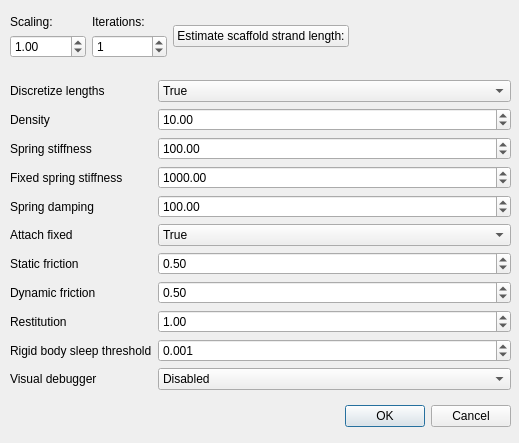
<?xml version="1.0" encoding="UTF-8"?>
<ui version="4.0">
 <class>Dialog</class>
 <widget class="QDialog" name="Dialog">
  <property name="geometry">
   <rect>
    <x>0</x>
    <y>0</y>
    <width>519</width>
    <height>443</height>
   </rect>
  </property>
  <property name="windowTitle">
   <string>Dialog</string>
  </property>
  <widget class="QDialogButtonBox" name="buttonBox">
   <property name="geometry">
    <rect>
     <x>30</x>
     <y>400</y>
     <width>481</width>
     <height>32</height>
    </rect>
   </property>
   <property name="orientation">
    <enum>Qt::Horizontal</enum>
   </property>
   <property name="standardButtons">
    <set>QDialogButtonBox::Cancel|QDialogButtonBox::Ok</set>
   </property>
  </widget>
  <widget class="QWidget" name="gridLayoutWidget">
   <property name="geometry">
    <rect>
     <x>10</x>
     <y>0</y>
     <width>501</width>
     <height>74</height>
    </rect>
   </property>
   <layout class="QGridLayout" name="gridLayout">
    <item row="1" column="1">
     <widget class="QPushButton" name="pushButton">
      <property name="text">
       <string>Estimate scaffold strand length:</string>
      </property>
     </widget>
    </item>
    <item row="1" column="0">
     <layout class="QHBoxLayout" name="horizontalLayout">
      <item>
       <layout class="QVBoxLayout" name="verticalLayout_2">
        <item>
         <widget class="QLabel" name="label">
          <property name="text">
           <string>Scaling:</string>
          </property>
         </widget>
        </item>
        <item>
         <widget class="QDoubleSpinBox" name="doubleSpinBox">
          <property name="value">
           <double>1.000000000000000</double>
          </property>
         </widget>
        </item>
       </layout>
      </item>
      <item>
       <layout class="QVBoxLayout" name="verticalLayout">
        <item>
         <widget class="QLabel" name="label_13">
          <property name="text">
           <string>Iterations:</string>
          </property>
         </widget>
        </item>
        <item>
         <widget class="QSpinBox" name="spinBox">
          <property name="value">
           <number>1</number>
          </property>
         </widget>
        </item>
       </layout>
      </item>
     </layout>
    </item>
    <item row="1" column="2">
     <widget class="QLabel" name="label_14">
      <property name="text">
       <string/>
      </property>
     </widget>
    </item>
   </layout>
  </widget>
  <widget class="QWidget" name="formLayoutWidget">
   <property name="geometry">
    <rect>
     <x>10</x>
     <y>80</y>
     <width>501</width>
     <height>311</height>
    </rect>
   </property>
   <layout class="QFormLayout" name="formLayout">
    <item row="0" column="0">
     <widget class="QLabel" name="label_4">
      <property name="text">
       <string>Discretize lengths</string>
      </property>
     </widget>
    </item>
    <item row="0" column="1">
     <widget class="QComboBox" name="comboBox">
      <item>
       <property name="text">
        <string>True</string>
       </property>
      </item>
      <item>
       <property name="text">
        <string>False</string>
       </property>
      </item>
     </widget>
    </item>
    <item row="1" column="0">
     <widget class="QLabel" name="label_2">
      <property name="text">
       <string>Density</string>
      </property>
     </widget>
    </item>
    <item row="1" column="1">
     <widget class="QDoubleSpinBox" name="doubleSpinBox_2">
      <property name="value">
       <double>10.000000000000000</double>
      </property>
     </widget>
    </item>
    <item row="2" column="0">
     <widget class="QLabel" name="label_3">
      <property name="text">
       <string>Spring stiffness</string>
      </property>
     </widget>
    </item>
    <item row="2" column="1">
     <widget class="QDoubleSpinBox" name="doubleSpinBox_3">
      <property name="decimals">
       <number>2</number>
      </property>
      <property name="maximum">
       <double>500.000000000000000</double>
      </property>
      <property name="value">
       <double>100.000000000000000</double>
      </property>
     </widget>
    </item>
    <item row="3" column="0">
     <widget class="QLabel" name="label_5">
      <property name="text">
       <string>Fixed spring stiffness</string>
      </property>
     </widget>
    </item>
    <item row="3" column="1">
     <widget class="QDoubleSpinBox" name="doubleSpinBox_4">
      <property name="maximum">
       <double>2000.000000000000000</double>
      </property>
      <property name="value">
       <double>1000.000000000000000</double>
      </property>
     </widget>
    </item>
    <item row="4" column="0">
     <widget class="QLabel" name="label_6">
      <property name="text">
       <string>Spring damping</string>
      </property>
     </widget>
    </item>
    <item row="4" column="1">
     <widget class="QDoubleSpinBox" name="doubleSpinBox_5">
      <property name="maximum">
       <double>500.000000000000000</double>
      </property>
      <property name="value">
       <double>100.000000000000000</double>
      </property>
     </widget>
    </item>
    <item row="5" column="0">
     <widget class="QLabel" name="label_7">
      <property name="text">
       <string>Attach fixed</string>
      </property>
     </widget>
    </item>
    <item row="5" column="1">
     <widget class="QComboBox" name="comboBox_2">
      <item>
       <property name="text">
        <string>True</string>
       </property>
      </item>
      <item>
       <property name="text">
        <string>False</string>
       </property>
      </item>
     </widget>
    </item>
    <item row="6" column="0">
     <widget class="QLabel" name="label_8">
      <property name="text">
       <string>Static friction</string>
      </property>
     </widget>
    </item>
    <item row="6" column="1">
     <widget class="QDoubleSpinBox" name="doubleSpinBox_6">
      <property name="value">
       <double>0.500000000000000</double>
      </property>
     </widget>
    </item>
    <item row="7" column="0">
     <widget class="QLabel" name="label_9">
      <property name="text">
       <string>Dynamic friction</string>
      </property>
     </widget>
    </item>
    <item row="7" column="1">
     <widget class="QDoubleSpinBox" name="doubleSpinBox_7">
      <property name="value">
       <double>0.500000000000000</double>
      </property>
     </widget>
    </item>
    <item row="8" column="0">
     <widget class="QLabel" name="label_10">
      <property name="text">
       <string>Restitution</string>
      </property>
     </widget>
    </item>
    <item row="8" column="1">
     <widget class="QDoubleSpinBox" name="doubleSpinBox_8">
      <property name="value">
       <double>1.000000000000000</double>
      </property>
     </widget>
    </item>
    <item row="9" column="0">
     <widget class="QLabel" name="label_11">
      <property name="text">
       <string>Rigid body sleep threshold</string>
      </property>
     </widget>
    </item>
    <item row="9" column="1">
     <widget class="QDoubleSpinBox" name="doubleSpinBox_9">
      <property name="decimals">
       <number>3</number>
      </property>
      <property name="value">
       <double>0.001000000000000</double>
      </property>
     </widget>
    </item>
    <item row="10" column="0">
     <widget class="QLabel" name="label_12">
      <property name="text">
       <string>Visual debugger</string>
      </property>
     </widget>
    </item>
    <item row="10" column="1">
     <widget class="QComboBox" name="comboBox_3">
      <item>
       <property name="text">
        <string>Disabled</string>
       </property>
      </item>
      <item>
       <property name="text">
        <string>Enabled</string>
       </property>
      </item>
     </widget>
    </item>
   </layout>
  </widget>
 </widget>
 <resources/>
 <connections>
  <connection>
   <sender>buttonBox</sender>
   <signal>accepted()</signal>
   <receiver>Dialog</receiver>
   <slot>accept()</slot>
   <hints>
    <hint type="sourcelabel">
     <x>248</x>
     <y>254</y>
    </hint>
    <hint type="destinationlabel">
     <x>157</x>
     <y>274</y>
    </hint>
   </hints>
  </connection>
  <connection>
   <sender>buttonBox</sender>
   <signal>rejected()</signal>
   <receiver>Dialog</receiver>
   <slot>reject()</slot>
   <hints>
    <hint type="sourcelabel">
     <x>316</x>
     <y>260</y>
    </hint>
    <hint type="destinationlabel">
     <x>286</x>
     <y>274</y>
    </hint>
   </hints>
  </connection>
 </connections>
</ui>
